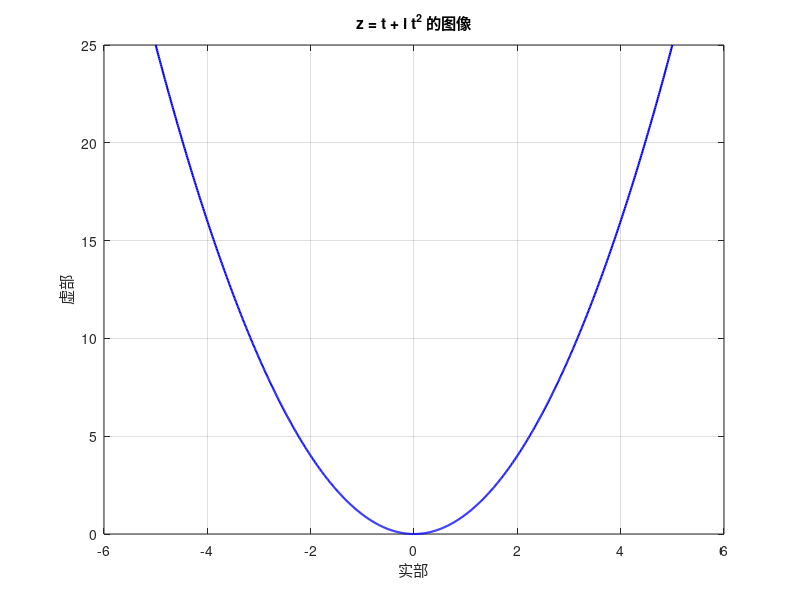
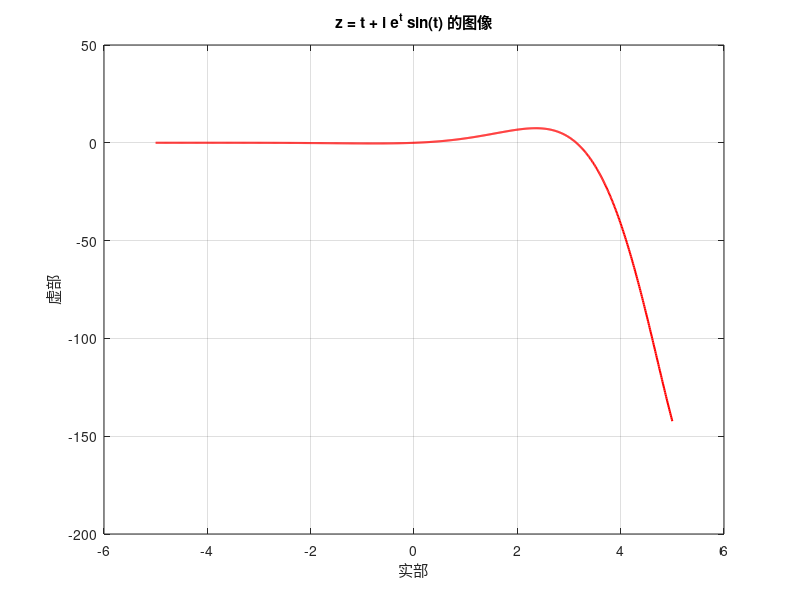

Here is the MATLAB script that generated these plots, in order:
% 1.
% 定义t的范围
t = -5:0.01:5;
% 计算实部与虚部
real_z1 = t;
imag_z1 = t.^2;
% 绘制图像
plot(real_z1, imag_z1, 'b-', 'LineWidth', 1.5);
title('z = t + i t^2 的图像');
xlabel('实部'); ylabel('虚部');
grid on;

% 2.
% 定义t的范围
t = -5:0.01:5;
% 计算实部与虚部
real_z2 = t;
imag_z2 = exp(t) .* sin(t);
% 绘制图像
figure;
plot(real_z2, imag_z2, 'r-', 'LineWidth', 1.5);
title('z = t + i e^t sin(t) 的图像');
xlabel('实部'); ylabel('虚部');
grid on;
